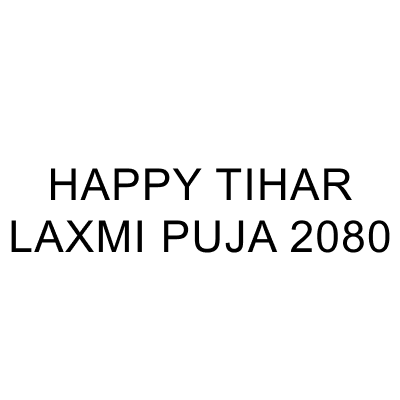
#> input picture 30Days Self Learning Challenge/Day29/HT.png, 400 x 400 px
$ python laxmiPuja2080.py
#> lines starting #> are read from the running program, lines starting #| are printed output that depends on the picture
from PIL import Image
import numpy as np
import matplotlib.pyplot as plt
from matplotlib.animation import FuncAnimation
import random

# Load the image
image_path = 'HT.png'  # Replace with your image path
image = Image.open(image_path)
#> image is the input picture: PIL image 400x400 RGBA; mean R, G, B, A 244.9, 244.9, 244.9, 255

# Convert image to grayscale
image = image.convert('L')  # Use 'L' for grayscale
#> image: PIL image 400x400 L

# Extract pixel values
pixel_values = np.array(image)

# Save the pixel values to a file
np.save('pixel_values.npy', pixel_values)

# Load the pixel values from the saved file
loaded_pixel_values = np.load('pixel_values.npy')

# Create an RGBA image based on the loaded pixel values
height, width = loaded_pixel_values.shape
glow_image = np.zeros((height, width, 4), dtype=np.uint8)  # 4 channels for RGBA

# Define characters and their corresponding bright colors
characters = "HAPPY TIHAR LAXMI PUJA 2080"
on_colors = [
    [0, 255, 0, 255],    # H - Bright green (RGBA)
    [0, 0, 255, 255],    # A - Bright blue (RGBA)
    [255, 0, 0, 255],    # P - Bright red (RGBA)
    [255, 0, 0, 255],    # P - Bright red (RGBA)
    [255, 165, 0, 255],  # Y - Bright orange (RGBA)
    [75, 0, 130, 255],   # T - Bright indigo (RGBA)
    [255, 20, 147, 255], # I - Bright deep pink (RGBA)
    [0, 255, 255, 255],  # R - Bright cyan (RGBA)
    [128, 0, 128, 255],  # L - Bright purple (RGBA)
    [0, 0, 255, 255],    # A - Bright blue (RGBA)
    [0, 0, 255, 255],    # X - Bright blue (RGBA)
    [255, 0, 0, 255],    # M - Bright red (RGBA)
    [255, 20, 147, 255], # I - Bright deep pink (RGBA)
    [255, 0, 0, 255],    # P - Bright red (RGBA)
    [255, 20, 147, 255], # U - Bright deep pink (RGBA)
    [0, 255, 255, 255],  # J - Bright cyan (RGBA)
    [0, 255, 0, 255],    # A - Bright green (RGBA)
    [255, 255, 0, 255],  # 2 - Bright yellow (RGBA)
    [0, 0, 0, 0],        # 0 - Fully transparent
    [255, 165, 0, 255],  # 8 - Bright orange (RGBA)
    [0, 0, 0, 0]         # 0 - Fully transparent
]

# Define off colors corresponding to each character (using lighter shades)
off_colors = [
    [255, 255, 255, 0],  # H - Fully transparent
    [240, 248, 255, 0],  # A - Fully transparent
    [255, 240, 245, 0],  # P - Fully transparent
    [255, 240, 245, 0],  # P - Fully transparent
    [255, 255, 224, 0],  # Y - Fully transparent
    [230, 230, 250, 0],  # T - Fully transparent
    [255, 240, 245, 0],  # I - Fully transparent
    [240, 255, 255, 0],  # R - Fully transparent
    [230, 230, 250, 0],  # L - Fully transparent
    [240, 248, 255, 0],  # A - Fully transparent
    [240, 248, 255, 0],  # X - Fully transparent
    [255, 228, 225, 0],  # M - Fully transparent
    [255, 240, 245, 0],  # I - Fully transparent
    [255, 228, 225, 0],  # P - Fully transparent
    [255, 240, 245, 0],  # U - Fully transparent
    [240, 248, 255, 0],  # J - Fully transparent
    [240, 248, 255, 0],  # A - Fully transparent
    [255, 255, 224, 0],  # 2 - Fully transparent
    [255, 255, 255, 0],  # 0 - Fully transparent
    [255, 255, 224, 0],  # 8 - Fully transparent
    [255, 255, 255, 0]   # 0 - Fully transparent
]

# Define the size of each character block
char_block_size = 2  # Adjust this value to increase/decrease character size

# Create a figure and axis for the animation
fig, ax = plt.subplots(figsize=(10, 5))
image_display = ax.imshow(glow_image, animated=True)
ax.axis('off')  # Turn off axis

# Animation parameters
frame_offset = 0  # To control the movement direction
scroll_speed = 1  # Speed of scrolling
animation_interval = random.randint(1, 100)  # Initial random interval

# Animation update function
def update(frame):
#> called with frame = 0
    global frame_offset, animation_interval
    # Clear glow image for each frame
    glow_image[:, :] = 0  # Reset to transparent

    # Update the frame offset for scrolling effect
    if frame % 20 < 10:  # Move forward
        frame_offset += scroll_speed
    else:  # Move backward
        frame_offset -= scroll_speed

    # Keep frame_offset within bounds
    frame_offset %= len(characters)

    for i in range(height):
        for j in range(width):
            if loaded_pixel_values[i, j] < 128:  # Assuming dark pixels are letter pixels
                # Calculate char_index using frame_offset
                char_index = (j // char_block_size + frame_offset) % len(characters)

                # Ensure the char_index is within the bounds of on_colors
                if char_index < len(on_colors):
                    # Get the color for the letter
                    on_color = on_colors[char_index]
                    off_color = off_colors[char_index]  # Get the corresponding off color

                    # Slow down the alternation between on and off colors
                    for k in range(char_block_size):  # Fill a block for the character
                        for l in range(char_block_size):
                            if i + k < height and j + l < width:  # Ensure within bounds
                                glow_image[i + k, j + l] = on_color if (frame % 20) < 10 else off_color

    # Update the display image
    image_display.set_array(glow_image)

    # Randomly change the interval for the next frame
    animation_interval = random.randint(1, 100)

    return image_display,

# Create an animation with a random interval
ani = FuncAnimation(fig, update, frames=100, interval=animation_interval, blit=True)

# Show the animation
plt.show()
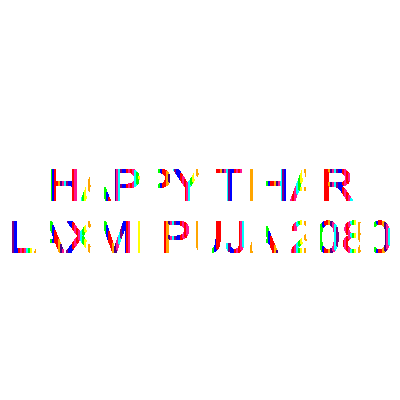
#> shown: shape (400, 400, 4); mean R, G, B, A 5.6, 2.9, 3.6, 9.2; transparent parts drawn white

$ run again, with 30Days Self Learning Challenge/Day29/th.png copied over 30Days Self Learning Challenge/Day29/HT.png
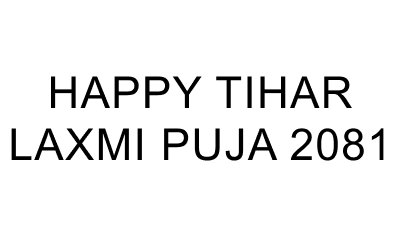
#> input picture 30Days Self Learning Challenge/Day29/th.png, 400 x 228 px
#> image is the input picture: PIL image 400x228 RGBA; mean R, G, B, A 237.6, 237.6, 237.6, 255
#> image: PIL image 400x228 L
#> `plt.show()`:
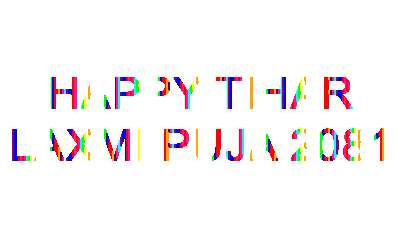
#> shown: shape (228, 400, 4); mean R, G, B, A 9.9, 5, 6.1, 16; transparent parts drawn white
